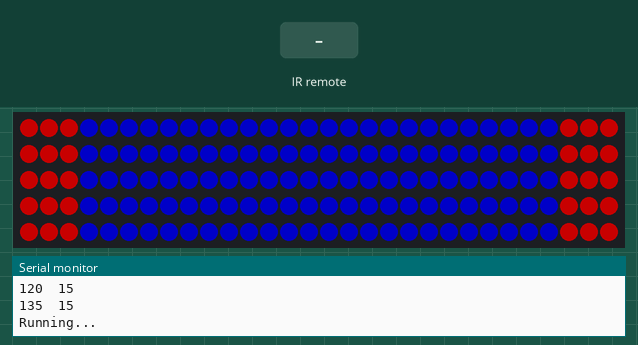
Recording of a sketch running on a simulated Arduino Uno, built with avr-gcc and run on an emulated ATmega328P. Parts: 150 RGB LEDs in strip order, left to right, continuing on the next row, the last lines printed to the serial monitor. The test bench sets the inputs (shaded band). Dim RGB values are drawn brighter than linear.

Above: at 0.21 s.
At 1.2 s:
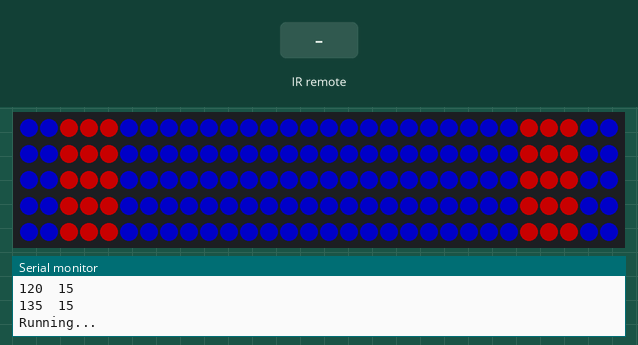
1.3 s: infrared code 0xFFFFFFFF received
At 1.81 s:
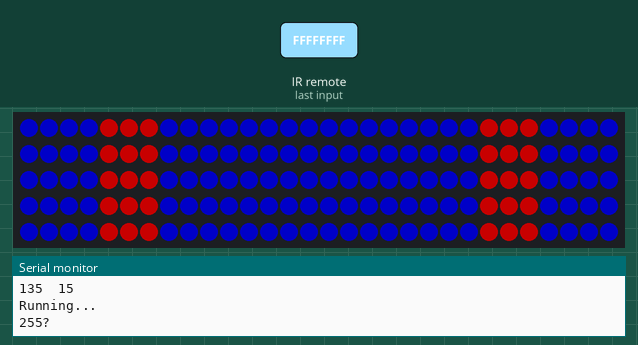
Timing chart, 0 to 4.3 s (numbered marks = the images above; inputs shaded):
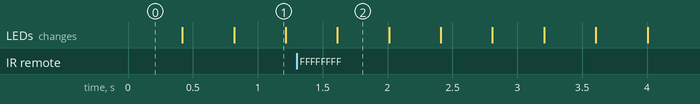

The sketch:

SegmentsInfrared.ino
```cpp
#define DECODE_NEC
#include <IRremote.h>
#define IR_RECEIVE_PIN 2

// remote control codes
#define CHM 0x45
#define CH  0x46
#define CHP 0x47
#define LEFT 0x44
#define RIGHT 0x40
#define PLAY_PAUSE 0x43
#define MINUS 0x7
#define PLUS 0x15
#define EQ 0x9
#define ZERO 0x16
#define HUNDRED 0x19
#define HUNDRED2 0xD
#define ONE 0xC
#define TWO 0x18
#define THREE 0x5E
#define FOUR 0x8
#define FIVE 0x1C
#define SIX 0x5A
#define SEVEN 0x42
#define EIGHT 0x52
#define NINE 0x4A


#include "NeoPixelHelper.h"
#include <Adafruit_NeoPixel.h>

#define LED_PIN 3
#define LED_COUNT 150

// declare segments
uint8_t segment_starts[] = {0,
                            15,
                            30,
                            45,
                            60,
                            75,
                            90,
                            105,
                            120,
                            135};
uint8_t n_segments = sizeof(segment_starts) / sizeof(segment_starts[0]);

// declare strip object
SegmentedStrip segmentStrip(LED_COUNT, LED_PIN, NEO_GRB + NEO_KHZ800, segment_starts, n_segments);


void setup() {
  Serial.begin(115200);
  segmentStrip.begin();
  segmentStrip.show(); // Initialize all pixels to 'off'

  /* Optional: print strip information */
  Serial.println(segmentStrip.getNSegments());
  Serial.println(segmentStrip.getLongestSegment());
  Serial.println(segmentStrip.getBrightness());

  for(uint8_t i = 0; i < n_segments; i++) {
    Serial.print(segmentStrip.getSegments()[i].first);
    Serial.print('\t');
    Serial.println(segmentStrip.getSegments()[i].count);
  }

  IrReceiver.begin(IR_RECEIVE_PIN);

  Serial.println("Running...");
}


void loop() {
  /*
    ToDo:
    - add statemachine: run specific function based on selection
    - add static framecounter passed to function
    - add selection of segments to function
    - update strip at the end of loop
    - set brightness based on poti
    - shift per segment/per pixel
  */
  // 0. check IR
  if (IrReceiver.decode()) {
    IrReceiver.resume(); // Enable receiving of the next value
    IRState(IrReceiver.decodedIRData.command);
  }

  // 1. get input, set brightness
  // i.e. UART input

  // 2. run method based on last valid input
  // 2.1 blink complete segments
  // a) blink 50/50 duty cycle
  // segmentStrip.blinkSegments(segmentStrip.RED(), segmentStrip.BLUE(), 0x3FF, 200);
  // segmentStrip.blinkSegments(segmentStrip.RED(), segmentStrip.BLUE(), segmentStrip.getAllSegments(), 200);
  // segmentStrip.blinkAllSegments(segmentStrip.RED(), segmentStrip.BLUE(), 200);
  // segmentStrip.blinkEvenSegments(segmentStrip.RED(), segmentStrip.BLUE(), 200);
  // segmentStrip.blinkOddSegments(segmentStrip.BLUE(), segmentStrip.RED(), 200);
  // segmentStrip.blinkFirstSegments(segmentStrip.RED(), segmentStrip.BLUE(), 5, 200);
  // segmentStrip.blinkLastSegments(segmentStrip.RED(), segmentStrip.BLUE(), 5, 200);

  // b) blink 25/75  duty cycle -> repeat after 200 ticks: 50 ticks color1, remaining 150 ticks color2
  // segmentStrip.blinkSegments(segmentStrip.RED(), segmentStrip.BLUE(), 0x3FF, 200, 50);

  // 2.2 blink pixel of segments
  // segmentStrip.blinkSegmentsPixel(segmentStrip.RED(), segmentStrip.BLUE(), 0x3FF, 0x7FFF, 200);  // all segments: 0x7FFF = all pixels
  // segmentStrip.blinkSegmentsPixel(segmentStrip.RED(), segmentStrip.BLUE(), 0x3FF, 1 << 0, 200);  // all segments: 0x1 = first pixel
  // segmentStrip.blinkSegmentsPixel(segmentStrip.RED(), segmentStrip.BLUE(), 0x3FF, 1 << 14, 200);  // all segments: 0x4000 = last pixel
  // segmentStrip.blinkSegmentsPixel(segmentStrip.RED(), segmentStrip.BLUE(), 0x3FF, 1 << (segmentStrip.longest_segment - 1), 200);  // all segments: 0x4000 = last pixel
  // segmentStrip.blinkSegmentsPixel(segmentStrip.RED(), segmentStrip.BLUE(), 0x3FF, 0x03C0, 200);  // all segments: 0x03C0 = inner 4 pixels
  // segmentStrip.blinkSegmentsPixel(segmentStrip.RED(), segmentStrip.BLUE(), segmentStrip.getOddSegments(), segmentStrip.getOddPixels(), 200);
  // segmentStrip.blinkSegmentsPixel(segmentStrip.RED(), segmentStrip.BLUE(), segmentStrip.getEvenSegments(), segmentStrip.getEvenPixels(), 200);
  // segmentStrip.blinkSegmentsPixel(segmentStrip.RED(), segmentStrip.BLUE(), segmentStrip.getAllSegments(), segmentStrip.getAllPixels(), 200);

  // b) blink 25/75  duty cycle -> repeat after 200 ticks: 50 ticks color1, remaining 150 ticks color2
  // segmentStrip.blinkSegmentsPixel(segmentStrip.RED(), segmentStrip.BLUE(), segmentStrip.getAllSegments(), segmentStrip.getAllPixels(), 200, 50);

  // 2.3 animations
  // segmentStrip.animateSegments(segmentStrip.RED(), segmentStrip.getAllSegments(), 0x1, 1, 500, 50);  // 10 stripes
  // segmentStrip.animateSegments(segmentStrip.RED(), segmentStrip.BLUE(), segmentStrip.getAllSegments(), 0x1, 1, 500, 50);
  // segmentStrip.animateSegments(segmentStrip.RED(), segmentStrip.BLUE(), segmentStrip.getAllSegments(), segmentStrip.getLastSegments(1), -1, 500, 50);
  // segmentStrip.animateSegmentsPixel(segmentStrip.RED(), segmentStrip.getAllSegments(), 0x7, 1, 300, 20);  // 15 LEDs per Stripe
  // segmentStrip.animateSegmentsPixel(segmentStrip.RED(), segmentStrip.BLUE(), segmentStrip.getAllSegments(), 0x7, 1, 300, 20);
  // segmentStrip.animateSegmentsPixel(segmentStrip.RED(), segmentStrip.BLUE(), segmentStrip.getAllSegments(), segmentStrip.getLastPixels(3), -1, 300, 20);

  // 2.4 combined animations
  // animateEvenOdd();
  animateEvenOdd(600, 300);

  /* 3. update strip at the end of the loop */
  segmentStrip.update();
  delay(10);
}

void IRState(uint16_t command) {
  switch(command) {
      case CHM:
        Serial.println("CH-");
        break;
      case CH:
        Serial.println("CH");
        break;
      case CHP:
        Serial.println("CHP");
        break;
      case LEFT:
        Serial.println("|<<");
        break;
      case RIGHT:
        Serial.println(">>|");
        break;
      case PLAY_PAUSE:
        Serial.println(">||");
        break;
      case MINUS:
        Serial.println("-");
        break;
      case PLUS:
        Serial.println("+");
        break;
      case EQ:
        Serial.println("EQ");
        break;
      case ZERO:
        Serial.println("0");
        break;
      case HUNDRED:
        Serial.println("100+");
        break;
      case HUNDRED2:
        Serial.println("200+");
        break;
      case ONE:
        Serial.println("1");
        break;
      case TWO:
        Serial.println("2");
        break;
      case THREE:
        Serial.println("3");
        break;
      case FOUR:
        Serial.println("4");
        break;
      case FIVE:
        Serial.println("5");
        break;
      case SIX:
        Serial.println("6");
        break;
      case SEVEN:
        Serial.println("7");
        break;
      case EIGHT:
        Serial.println("8");
        break;
      case NINE:
        Serial.println("9");
        break;
      default:
        Serial.print(command);
        Serial.println("?");
        break;
    }
}

/* combined animations */
void animateEvenOdd(void) {
  segmentStrip.animateSegmentsPixel(segmentStrip.RED(), segmentStrip.BLUE(), segmentStrip.getEvenSegments(), segmentStrip.getLastPixels(3), -1, 300, 20);
  segmentStrip.animateSegmentsPixel(segmentStrip.RED(), segmentStrip.BLUE(), segmentStrip.getOddSegments(), segmentStrip.getFirstPixels(3), 1, 300, 20);
}

void animateEvenOdd(uint32_t frames, uint32_t frameswitch) {
  if(segmentStrip.getFrameCounter() % frames < frameswitch) {
    segmentStrip.animateSegmentsPixel(segmentStrip.RED(), segmentStrip.BLUE(), segmentStrip.getEvenSegments(), segmentStrip.getLastPixels(3), -1, 300, 20);
    segmentStrip.animateSegmentsPixel(segmentStrip.RED(), segmentStrip.BLUE(), segmentStrip.getOddSegments(), segmentStrip.getFirstPixels(3), 1, 300, 20);
  }
  else {
    segmentStrip.animateSegmentsPixel(segmentStrip.RED(), segmentStrip.BLUE(), segmentStrip.getEvenSegments(), segmentStrip.getFirstPixels(3), 1, 300, 20);
    segmentStrip.animateSegmentsPixel(segmentStrip.RED(), segmentStrip.BLUE(), segmentStrip.getOddSegments(), segmentStrip.getLastPixels(3), -1, 300, 20);
  }
}
```

NeoPixelHelper.h
```cpp
/* https://github.com/adafruit/Adafruit_NeoPixel/blob/master/Adafruit_NeoPixel.cpp */

#ifndef NEOPIXELHELPER_H
#define NEOPIXELHELPER_H

#include <Adafruit_NeoPixel.h>

#define HUE_DEGREE 182
#define OFF Adafruit_NeoPixel::Color(0, 0, 0)

struct Segment {
  uint8_t first;
  uint8_t count;
};

class SegmentedStrip : public Adafruit_NeoPixel {
  public:
    // constructor
    SegmentedStrip(uint16_t n, uint16_t p, neoPixelType t, uint8_t segment_starts[], uint8_t n_segments);

    // public attributes
    // numLEDs -> given by parent class

    // public methods
    // defaults always go in the header file!
    // complete strip
    void update(void);
    void setStripe(uint32_t color);
    void resetStripe(void);

    // segments
    void setSegments(uint32_t color, uint32_t active_segments);
    void resetSegments(uint32_t active_segments);
    void setAllSegments(uint32_t color);
    void setEvenSegments(uint32_t color);
    void setOddSegments(uint32_t color);
    void setFirstSegments(uint32_t color, uint8_t n);
    void setLastSegments(uint32_t color, uint8_t n);

    void blinkSegments(uint32_t color1, uint32_t color2, uint32_t active_segments, uint16_t frames, uint16_t frame_color_switch=0);
    void blinkAllSegments(uint32_t color1, uint32_t color2, uint16_t frames, uint16_t frame_color_switch=0);
    void blinkEvenSegments(uint32_t color1, uint32_t color2, uint16_t frames, uint16_t frame_color_switch=0);
    void blinkOddSegments(uint32_t color1, uint32_t color2, uint16_t frames, uint16_t frame_color_switch=0);
    void blinkFirstSegments(uint32_t color1, uint32_t color2, uint8_t n, uint16_t frames, uint16_t frame_color_switch=0);
    void blinkLastSegments(uint32_t color1, uint32_t color2, uint8_t n, uint16_t frames, uint16_t frame_color_switch=0);

    void animateSegments(uint32_t color, uint32_t active_segments, uint32_t init_segments, int8_t shift_segments, uint16_t frames, uint16_t frames_shift);
    void animateSegments(uint32_t color1, uint32_t color2, uint32_t active_segments, uint32_t init_segments, int8_t shift_segments, uint16_t frames, uint16_t frames_shift);

    // segments pixel
    void setSegmentsPixel(uint32_t color, uint32_t active_segments, uint32_t active_pixel);

    void blinkSegmentsPixel(uint32_t color1, uint32_t color2, uint32_t active_segments, uint32_t active_pixel, uint16_t frames, uint16_t frame_color_switch=0);

    void animateSegmentsPixel(uint32_t color, uint32_t active_segments, uint32_t init_pixel, int8_t shift_pixel, uint16_t frames, uint16_t frames_shift);
    void animateSegmentsPixel(uint32_t color1, uint32_t color2, uint32_t active_segments, uint32_t init_pixel, int8_t shift_pixel, uint16_t frames, uint16_t frames_shift);

    // colors
    uint32_t color(uint16_t degree);
    uint32_t WHITE(void);
    uint32_t RED(void);
    uint32_t YELLOW(void);
    uint32_t GREEN(void);
    uint32_t CYAN(void);
    uint32_t BLUE(void);
    uint32_t MAGENTA(void);

    // public getters
    Segment* getSegments();
    uint8_t getNSegments();
    uint8_t getLongestSegment();
    uint32_t getFrameCounter();
    uint8_t getBrightenss();
    uint8_t getSaturation();

    uint32_t getAllSegments();
    uint32_t getEvenSegments();
    uint32_t getOddSegments();
    uint32_t getFirstSegments(uint8_t n);
    uint32_t getLastSegments(uint8_t n);
    uint32_t getAllPixels();
    uint32_t getEvenPixels();
    uint32_t getOddPixels();
    uint32_t getFirstPixels(uint8_t n);
    uint32_t getLastPixels(uint8_t n);

    // public setters
    void resetFrameCounter(void);
    void setBrightness(uint8_t);
    void setSaturation(uint8_t);


  private:
    // private attributes
    Segment *segments;  // extract array of Segments elements from array of segment_starts
    uint8_t n_segments;
    uint8_t longest_segment;  // n_pixels in the longest segment
    uint32_t frame_counter = 0;
    uint8_t brightness = 100;
    uint8_t saturation = 255;

    uint8_t MAX_NUMBER_SEGMENTS       = 32;
    uint8_t MAX_NUMBER_SEGMENT_PIXELS = 32;
    uint32_t ALL_SEGMENTS;  // binary representations
    uint32_t EVEN_SEGMENTS;
    uint32_t ODD_SEGMENTS;
    uint32_t ALL_PIXELS;  // given by longest_segment!!!
    uint32_t EVEN_PIXELS;
    uint32_t ODD_PIXELS;

    // private methods
    void update_segments(uint8_t segment_starts[]);
    void update_longest_segment();
};

// methods

#endif
```

Source omitted: NeoPixelHelper.cpp (16582 bytes)
